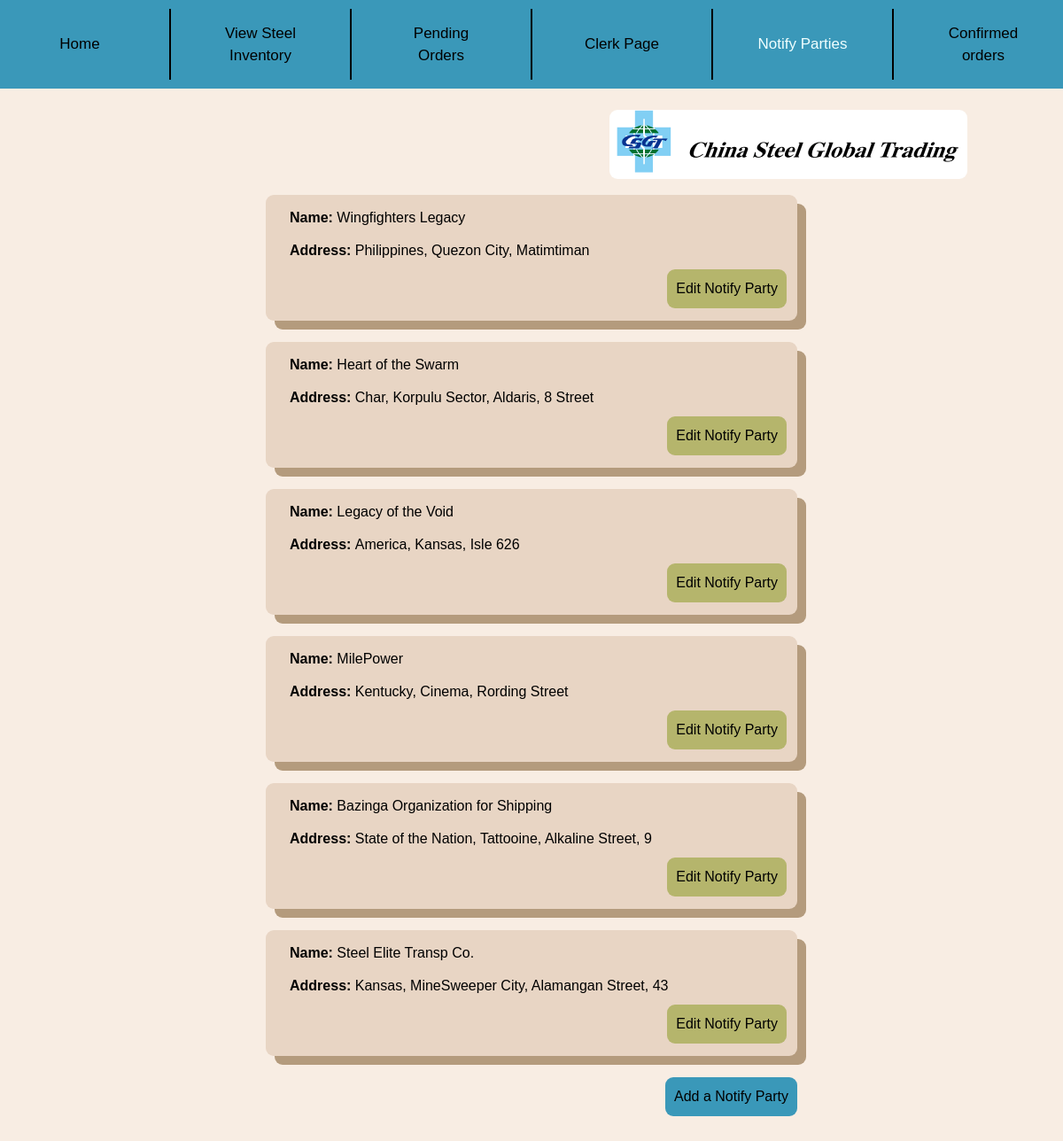
/NotifyParties, run on the app's committed database.
### Inventory/models.py (models this page shows, shortened)
class NotifyParty(models.Model):
    Name = models.CharField(max_length=50, unique=True)
    Street = models.CharField(max_length=100)
    City = models.CharField(max_length=100)
    State = models.CharField(max_length=100)
    Address = models.CharField(max_length=300)
    objects = models.Manager()

### Inventory/views.py (the view)
# urls.py: path('NotifyParties', views.showNotify, name='shownotify'),
def showNotify(request):
    condition = True
    parties = NotifyParty.objects.all()
    many = len(parties) > 0
    return render(request, 'Inventory/notifyparties.html',{
        'C' : condition,
        'P' : parties,
        'many' : many
    })

### Inventory/templates/Inventory/notifyparties.html (shortened to what this page needs)
{% extends 'Inventory/base.html' %}
{% load static %}
    {% block content %}
    <br><br>
        {% if many == True %}
            {% for p in P %}
                <div class="container" style="position: relative; max-width: 100%;">
                    <span class="bodytext"><b>Name:</b> {{p.Name}}</span> <br>
                    <span class="bodytext" style="max-width: 100%; display: flex; flex-wrap: wrap; word-break: break-word;"><b>Address:&nbsp;</b> {{p.Address}} </span>
                    <a class="Button" href="{% url 'editnotify' pk=p.pk %}" style="position: absolute; right:1vw;"> Edit Notify Party </a>
                    <br><br>
                </div><br>
            {% endfor %}
            <a class="Button" id="B1" href="{% url 'addnotify' %}" style="float: right; margin-right: 25vw; margin-bottom: 4vh; position: relative;"> Add a Notify Party </a>
            <br><br>
        {% else %}
            <div class="container">
                <span class="bodytext">You have no Notify parties yet! Click the button below to add!</span> <br><br>
                <a class="Button" id="B1" href="{% url 'addnotify' %}"> Add a Notify Party </a>
            </div>
        {% endif %}
    {% endblock %}

### Inventory/templates/Inventory/notifyparties.html (style rules this page uses)
#B1 { background-color: #3A98B9; }

### data on the page
NotifyParty: Name "Wingfighters Legacy", Address "Philippines, Quezon City, Matimtiman"
NotifyParty: Name "Heart of the Swarm", Address "Char, Korpulu Sector, Aldaris, 8 Street"
NotifyParty: Name "Legacy of the Void", Address "America, Kansas, Isle 626"
NotifyParty: Name "MilePower", Address "Kentucky, Cinema, Rording Street"
NotifyParty: Name "Bazinga Organization for Shipping", Address "State of the Nation, Tattooine, Alkaline Street, 9"
NotifyParty: Name "Steel Elite Transp Co.", Address "Kansas, MineSweeper City, Alamangan Street, 43"
